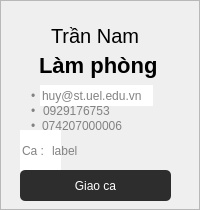
           <widget class="QFrame" name="frmEmployeeRow7">
            <property name="sizePolicy">
             <sizepolicy hsizetype="Preferred" vsizetype="Preferred">
              <horstretch>0</horstretch>
              <verstretch>0</verstretch>
             </sizepolicy>
            </property>
            <property name="minimumSize">
             <size>
              <width>0</width>
              <height>50</height>
             </size>
            </property>
            <property name="styleSheet">
             <string notr="true">#frmEmployeeRow7 {
	background-color: white;
	border-radius:4px;
	border:1px solid #E0E0E0;
}</string>
            </property>
            <property name="frameShape">
             <enum>QFrame::StyledPanel</enum>
            </property>
            <property name="frameShadow">
             <enum>QFrame::Raised</enum>
            </property>
            <widget class="QLineEdit" name="leEmployeeRow7Name">
             <property name="geometry">
              <rect>
               <x>0</x>
               <y>20</y>
               <width>191</width>
               <height>31</height>
              </rect>
             </property>
             <property name="styleSheet">
              <string notr="true">QLineEdit {
	font-family: &quot;Montserrat&quot;;
	font-size:20px;
	font-weight:none;
	background-color:transparent;
	border:1px;
}</string>
             </property>
             <property name="text">
              <string>Trần Nam</string>
             </property>
             <property name="alignment">
              <set>Qt::AlignCenter</set>
             </property>
            </widget>
            <widget class="QLineEdit" name="leEmployeeRow7Position">
             <property name="geometry">
              <rect>
               <x>40</x>
               <y>50</y>
               <width>121</width>
               <height>31</height>
              </rect>
             </property>
             <property name="styleSheet">
              <string notr="true">QLineEdit {
	font-family: &quot;Montserrat&quot;;
	font-size:22px;
	font-weight:530;
	background-color:transparent;
	border:1px;
}</string>
             </property>
             <property name="text">
              <string>Làm phòng</string>
             </property>
            </widget>
            <widget class="QLabel" name="lblEmployeeRow7Dot">
             <property name="geometry">
              <rect>
               <x>31</x>
               <y>85</y>
               <width>21</width>
               <height>21</height>
              </rect>
             </property>
             <property name="styleSheet">
              <string notr="true">QLabel {
	color: #828282;
}</string>
             </property>
             <property name="text">
              <string>•</string>
             </property>
            </widget>
            <widget class="QLineEdit" name="leEmployeeRow7Email">
             <property name="geometry">
              <rect>
               <x>40</x>
               <y>85</y>
               <width>113</width>
               <height>21</height>
              </rect>
             </property>
             <property name="styleSheet">
              <string notr="true">QLineEdit {
	border:none;
	color: #828282;
}</string>
             </property>
             <property name="text">
              <string>huy@st.uel.edu.vn</string>
             </property>
            </widget>
            <widget class="QLabel" name="lblEmployeeRow7Dot2">
             <property name="geometry">
              <rect>
               <x>31</x>
               <y>100</y>
               <width>20</width>
               <height>21</height>
              </rect>
             </property>
             <property name="styleSheet">
              <string notr="true">QLabel {
	color: #828282;
}</string>
             </property>
             <property name="text">
              <string>•</string>
             </property>
            </widget>
            <widget class="QLineEdit" name="leEmployeeRow7Phone">
             <property name="geometry">
              <rect>
               <x>41</x>
               <y>100</y>
               <width>111</width>
               <height>21</height>
              </rect>
             </property>
             <property name="styleSheet">
              <string notr="true">QLineEdit {
	border:none;
	color: #828282;
	background-color:transparent;
}</string>
             </property>
             <property name="text">
              <string>0929176753</string>
             </property>
            </widget>
            <widget class="QLineEdit" name="leEmployeeRow7Ca">
             <property name="geometry">
              <rect>
               <x>20</x>
               <y>130</y>
               <width>41</width>
               <height>41</height>
              </rect>
             </property>
             <property name="font">
              <font>
               <pointsize>9</pointsize>
              </font>
             </property>
             <property name="styleSheet">
              <string notr="true">QLineEdit {
	border:none;
	color: #828282;
}</string>
             </property>
             <property name="text">
              <string>Ca :</string>
             </property>
            </widget>
            <widget class="QPushButton" name="btnEmployeeRow7Assign">
             <property name="geometry">
              <rect>
               <x>20</x>
               <y>170</y>
               <width>151</width>
               <height>31</height>
              </rect>
             </property>
             <property name="cursor">
              <cursorShape>PointingHandCursor</cursorShape>
             </property>
             <property name="styleSheet">
              <string notr="true">QPushButton {
	font: 11pt &quot;Monteserrat&quot;;
	color: white				;
	border-radius: 5px;
	background-color: #2D2D2D; 
}</string>
             </property>
             <property name="text">
              <string>Giao ca</string>
             </property>
            </widget>
            <widget class="QPushButton" name="btnEmployeeRow7Delete">
             <property name="geometry">
              <rect>
               <x>150</x>
               <y>10</y>
               <width>31</width>
               <height>31</height>
              </rect>
             </property>
             <property name="cursor">
              <cursorShape>PointingHandCursor</cursorShape>
             </property>
             <property name="styleSheet">
              <string notr="true">QPushButton {
	background-color: transparent;
	border: none;
}
</string>
             </property>
             <property name="text">
              <string/>
             </property>
             <property name="icon">
              <iconset>
               <normaloff>C:/Administrator/Downloads/project/images/xoa.jpg</normaloff>C:/Administrator/Downloads/project/images/xoa.jpg</iconset>
             </property>
             <property name="iconSize">
              <size>
               <width>30</width>
               <height>30</height>
              </size>
             </property>
            </widget>
            <widget class="QLineEdit" name="leEmployeeRow7Shift">
             <property name="geometry">
              <rect>
               <x>50</x>
               <y>130</y>
               <width>51</width>
               <height>41</height>
              </rect>
             </property>
             <property name="font">
              <font>
               <pointsize>9</pointsize>
              </font>
             </property>
             <property name="styleSheet">
              <string notr="true">QLineEdit {
	border:none;
	color: #828282;
	background-color: transparent;
}</string>
             </property>
             <property name="text">
              <string>label</string>
             </property>
            </widget>
            <widget class="QLabel" name="lblEmployeeRow7Dot3">
             <property name="geometry">
              <rect>
               <x>31</x>
               <y>110</y>
               <width>20</width>
               <height>31</height>
              </rect>
             </property>
             <property name="styleSheet">
              <string notr="true">QLabel {
	color: #828282;
}</string>
             </property>
             <property name="text">
              <string>•</string>
             </property>
            </widget>
            <widget class="QLineEdit" name="leEmployeeRow7CCCD">
             <property name="geometry">
              <rect>
               <x>40</x>
               <y>110</y>
               <width>111</width>
               <height>31</height>
              </rect>
             </property>
             <property name="styleSheet">
              <string notr="true">QLineEdit {
	border:none;
	color: #828282;
	background-color: transparent;
}</string>
             </property>
             <property name="text">
              <string>074207000006</string>
             </property>
            </widget>
           </widget>
